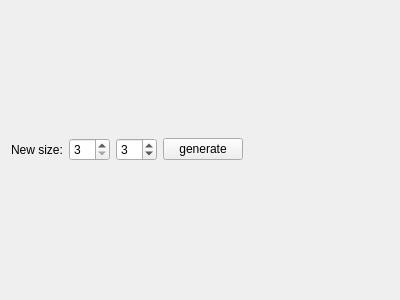
<?xml version="1.0" encoding="UTF-8"?>
<ui version="4.0">
 <class>Widget</class>
 <widget class="QWidget" name="Widget">
  <property name="geometry">
   <rect>
    <x>0</x>
    <y>0</y>
    <width>400</width>
    <height>300</height>
   </rect>
  </property>
  <property name="windowTitle">
   <string>Widget</string>
  </property>
  <layout class="QVBoxLayout" name="verticalLayout">
   <item>
    <layout class="QHBoxLayout" name="horizontalLayout">
     <item>
      <widget class="QLabel" name="label">
       <property name="text">
        <string>New size:</string>
       </property>
      </widget>
     </item>
     <item>
      <widget class="QSpinBox" name="sizeSpinBox">
       <property name="minimum">
        <number>3</number>
       </property>
       <property name="singleStep">
        <number>1</number>
       </property>
      </widget>
     </item>
     <item>
      <widget class="QSpinBox" name="paramSpinBox">
       <property name="minimum">
        <number>2</number>
       </property>
       <property name="value">
        <number>3</number>
       </property>
      </widget>
     </item>
     <item>
      <widget class="QPushButton" name="generateButton">
       <property name="text">
        <string>generate</string>
       </property>
      </widget>
     </item>
     <item>
      <spacer name="horizontalSpacer">
       <property name="orientation">
        <enum>Qt::Horizontal</enum>
       </property>
       <property name="sizeHint" stdset="0">
        <size>
         <width>40</width>
         <height>20</height>
        </size>
       </property>
      </spacer>
     </item>
    </layout>
   </item>
   <item>
    <layout class="QGridLayout" name="gridLayout"/>
   </item>
  </layout>
 </widget>
 <layoutdefault spacing="6" margin="11"/>
 <resources/>
 <connections/>
</ui>
